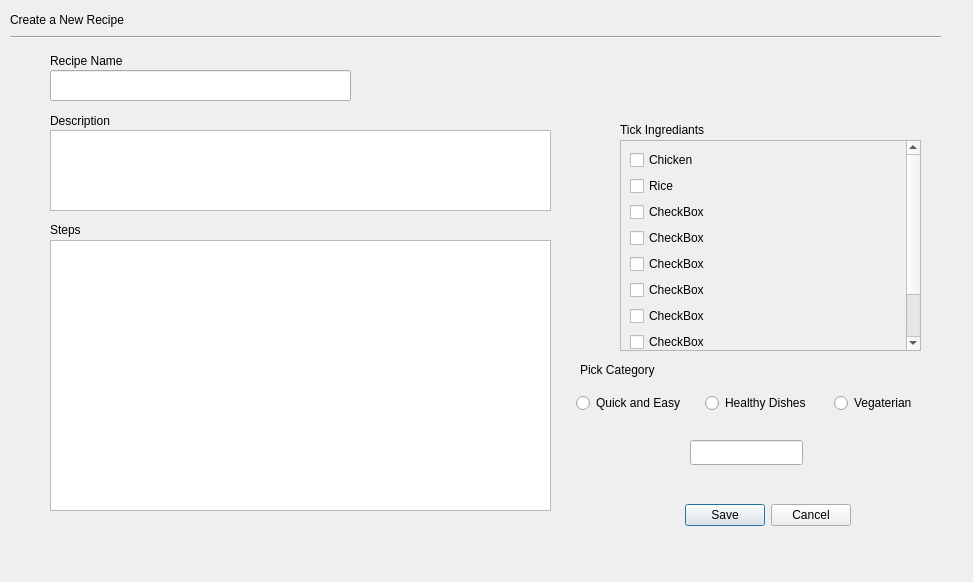
<?xml version="1.0" encoding="UTF-8"?>
<ui version="4.0">
 <class>addrecipewindow</class>
 <widget class="QDialog" name="addrecipewindow">
  <property name="geometry">
   <rect>
    <x>0</x>
    <y>0</y>
    <width>973</width>
    <height>582</height>
   </rect>
  </property>
  <property name="windowTitle">
   <string>Dialog</string>
  </property>
  <widget class="QLineEdit" name="lineEdit">
   <property name="geometry">
    <rect>
     <x>50</x>
     <y>70</y>
     <width>301</width>
     <height>31</height>
    </rect>
   </property>
  </widget>
  <widget class="QScrollArea" name="scrollArea_3">
   <property name="geometry">
    <rect>
     <x>620</x>
     <y>140</y>
     <width>301</width>
     <height>211</height>
    </rect>
   </property>
   <property name="widgetResizable">
    <bool>true</bool>
   </property>
   <widget class="QWidget" name="scrollAreaWidgetContents_3">
    <property name="geometry">
     <rect>
      <x>0</x>
      <y>0</y>
      <width>282</width>
      <height>325</height>
     </rect>
    </property>
    <layout class="QVBoxLayout" name="verticalLayout">
     <item>
      <widget class="QCheckBox" name="checkBox">
       <property name="text">
        <string>Chicken</string>
       </property>
      </widget>
     </item>
     <item>
      <widget class="QCheckBox" name="checkBox_2">
       <property name="text">
        <string>Rice</string>
       </property>
      </widget>
     </item>
     <item>
      <widget class="QCheckBox" name="checkBox_3">
       <property name="text">
        <string>CheckBox</string>
       </property>
      </widget>
     </item>
     <item>
      <widget class="QCheckBox" name="checkBox_4">
       <property name="text">
        <string>CheckBox</string>
       </property>
      </widget>
     </item>
     <item>
      <widget class="QCheckBox" name="checkBox_5">
       <property name="text">
        <string>CheckBox</string>
       </property>
      </widget>
     </item>
     <item>
      <widget class="QCheckBox" name="checkBox_6">
       <property name="text">
        <string>CheckBox</string>
       </property>
      </widget>
     </item>
     <item>
      <widget class="QCheckBox" name="checkBox_7">
       <property name="text">
        <string>CheckBox</string>
       </property>
      </widget>
     </item>
     <item>
      <widget class="QCheckBox" name="checkBox_8">
       <property name="text">
        <string>CheckBox</string>
       </property>
      </widget>
     </item>
     <item>
      <widget class="QCheckBox" name="checkBox_9">
       <property name="text">
        <string>CheckBox</string>
       </property>
      </widget>
     </item>
     <item>
      <widget class="QCheckBox" name="checkBox_10">
       <property name="text">
        <string>CheckBox</string>
       </property>
      </widget>
     </item>
    </layout>
   </widget>
  </widget>
  <widget class="QPlainTextEdit" name="plainTextEdit">
   <property name="geometry">
    <rect>
     <x>50</x>
     <y>130</y>
     <width>501</width>
     <height>81</height>
    </rect>
   </property>
  </widget>
  <widget class="QLabel" name="label">
   <property name="geometry">
    <rect>
     <x>50</x>
     <y>50</y>
     <width>101</width>
     <height>21</height>
    </rect>
   </property>
   <property name="text">
    <string>Recipe Name</string>
   </property>
  </widget>
  <widget class="QLabel" name="label_2">
   <property name="geometry">
    <rect>
     <x>50</x>
     <y>110</y>
     <width>81</width>
     <height>21</height>
    </rect>
   </property>
   <property name="text">
    <string>Description</string>
   </property>
  </widget>
  <widget class="QPlainTextEdit" name="plainTextEdit_2">
   <property name="geometry">
    <rect>
     <x>50</x>
     <y>240</y>
     <width>501</width>
     <height>271</height>
    </rect>
   </property>
  </widget>
  <widget class="QLabel" name="label_3">
   <property name="geometry">
    <rect>
     <x>50</x>
     <y>220</y>
     <width>63</width>
     <height>20</height>
    </rect>
   </property>
   <property name="text">
    <string>Steps</string>
   </property>
  </widget>
  <widget class="Line" name="line">
   <property name="geometry">
    <rect>
     <x>10</x>
     <y>29</y>
     <width>931</width>
     <height>16</height>
    </rect>
   </property>
   <property name="orientation">
    <enum>Qt::Horizontal</enum>
   </property>
  </widget>
  <widget class="QWidget" name="widget" native="true">
   <property name="geometry">
    <rect>
     <x>576</x>
     <y>380</y>
     <width>381</width>
     <height>46</height>
    </rect>
   </property>
   <layout class="QHBoxLayout" name="horizontalLayout">
    <item>
     <widget class="QRadioButton" name="radioButton">
      <property name="text">
       <string>Quick and Easy</string>
      </property>
     </widget>
    </item>
    <item>
     <widget class="QRadioButton" name="radioButton_2">
      <property name="text">
       <string>Healthy Dishes</string>
      </property>
     </widget>
    </item>
    <item>
     <widget class="QRadioButton" name="radioButton_3">
      <property name="text">
       <string>Vegaterian</string>
      </property>
     </widget>
    </item>
   </layout>
  </widget>
  <widget class="QLabel" name="label_4">
   <property name="geometry">
    <rect>
     <x>620</x>
     <y>120</y>
     <width>121</width>
     <height>20</height>
    </rect>
   </property>
   <property name="text">
    <string>Tick Ingrediants</string>
   </property>
  </widget>
  <widget class="QLabel" name="label_5">
   <property name="geometry">
    <rect>
     <x>580</x>
     <y>360</y>
     <width>91</width>
     <height>20</height>
    </rect>
   </property>
   <property name="text">
    <string>Pick Category</string>
   </property>
  </widget>
  <widget class="QLabel" name="label_6">
   <property name="geometry">
    <rect>
     <x>10</x>
     <y>10</y>
     <width>151</width>
     <height>20</height>
    </rect>
   </property>
   <property name="text">
    <string>Create a New Recipe</string>
   </property>
  </widget>
  <widget class="QDialogButtonBox" name="buttonBox">
   <property name="geometry">
    <rect>
     <x>640</x>
     <y>490</y>
     <width>211</width>
     <height>51</height>
    </rect>
   </property>
   <property name="standardButtons">
    <set>QDialogButtonBox::Cancel|QDialogButtonBox::Save</set>
   </property>
  </widget>
  <widget class="QLineEdit" name="lineEdit_2">
   <property name="geometry">
    <rect>
     <x>690</x>
     <y>440</y>
     <width>113</width>
     <height>25</height>
    </rect>
   </property>
  </widget>
 </widget>
 <resources/>
 <connections/>
</ui>
